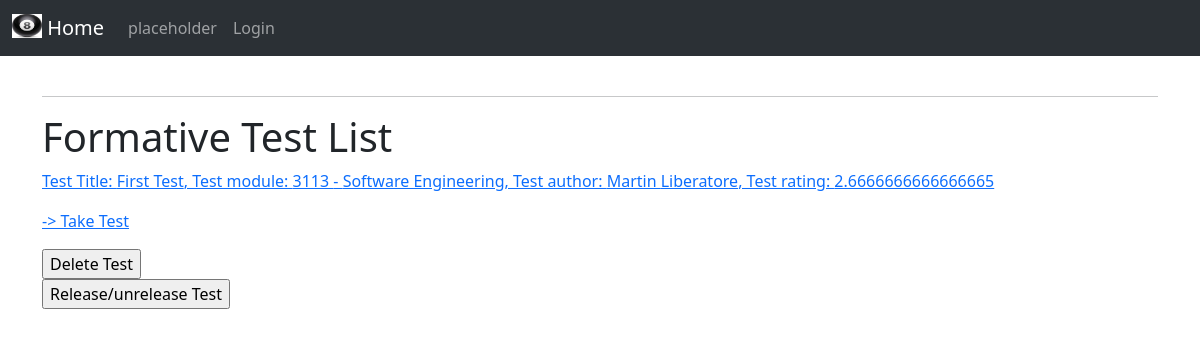
Page /Formative_test_list on the committed database.
### app/models.py (models this page shows, shortened)
class Formativetest(db.Model):
    id = db.Column(db.Integer, primary_key = True)
    testtitle = db.Column(db.Text,)
    author = db.Column(db.Text, db.ForeignKey('user.id'))
    module_code = db.Column(db.Integer, db.ForeignKey('module.id'))
    test_rating_num = db.Column(db.Integer, nullable=False)
    available_to_take = db.Column(db.Boolean, nullable=True, default=True)
    linkedquestions = db.relationship('Multiplechoice', secondary = Mc_Ft, backref=db.backref('linkquestions', lazy=True),lazy='subquery')

class Module(db.Model):
    id = db.Column(db.Integer, primary_key = True)
    code=db.Column(db.Text, default="")
    name=db.Column(db.Text, default="")
    credits=db.Column(db.Integer)
    formtestref = db.relationship('Formativetest', backref = 'mdls', lazy=True)

class User(UserMixin, db.Model):
    id = db.Column(db.Integer, primary_key = True)
    username = db.Column(db.String(10), index = True)
    forename = db.Column(db.String(128), index = True)
    surname = db.Column(db.String(128), index = True)
    password_hash = db.Column(db.String(128))
    email = db.Column(db.String(120), index=True, unique=True)
    year = db.Column(db.Integer)
    is_lecturer = db.Column(db.Boolean, nullable = False, default = False)
    results_s = db.relationship('Results_sum', backref='user', lazy=True)
    testauthor = db.relationship('Formativetest', backref = 'tstathr', lazy=True)

### app/routes.py (the view)
@app.route("/Formative_test_list", methods=['GET'])
def formtests():
    allFormtests = Formativetest.query.all()
    return render_template('Formative_test_list.html', title = 'Formative tests list', allFormtests=allFormtests)

### app/templates/Formative_test_list.html
{% extends "base.html" %}
{% block content %}
<h1>Formative Test List</h1>
{% for test in allFormtests %}
     <a href="{{ url_for( 'formtest', Form_test_id=test.id ) }}"><p>Test Title: {{ test.testtitle }}, Test module: {{ test.mdls.code }} - {{ test.mdls.name }}, Test author: {{ test.tstathr.forename}} {{ test.tstathr.surname}}, Test rating: {{ test.test_rating_num }}</p></a>
     <a href="{{ url_for( 'startformtest', Form_test_id=test.id ) }}">   ->  Take Test</p></a>
     <form  action="{{ url_for('delete_formtest', Form_test_id=test.id)}}" method="POST">
          <input type="submit" value="Delete Test" >
     </form>
     <form  action="{{ url_for('release_formtest', Form_test_id=test.id)}}" method="POST">
          <input type="submit" value="Release/unrelease Test" >
     </form>
{% endfor %}
{% endblock %}

### rows in the picture
Formativetest: testtitle "First Test", mdls.code "3113", mdls.name "Software Engineering", tstathr.forename "Martin", tstathr.surname "Liberatore", test_rating_num "2.6666666666666665"
